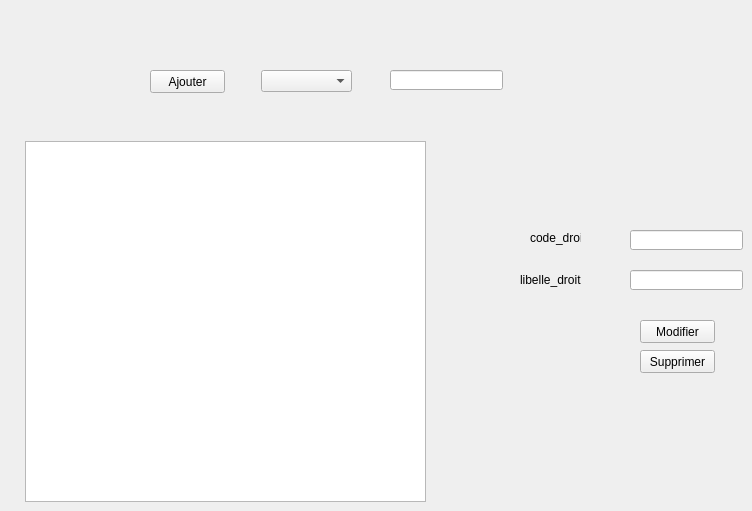
    <widget class="QWidget" name="page_9">
     <widget class="QComboBox" name="liste_droit">
      <property name="geometry">
       <rect>
        <x>261</x>
        <y>70</y>
        <width>91</width>
        <height>22</height>
       </rect>
      </property>
     </widget>
     <widget class="QLineEdit" name="codedroit_inscri">
      <property name="geometry">
       <rect>
        <x>390</x>
        <y>70</y>
        <width>113</width>
        <height>20</height>
       </rect>
      </property>
     </widget>
     <widget class="QPushButton" name="ajoute_droit">
      <property name="geometry">
       <rect>
        <x>150</x>
        <y>70</y>
        <width>75</width>
        <height>23</height>
       </rect>
      </property>
      <property name="text">
       <string>Ajouter</string>
      </property>
     </widget>
     <widget class="QTableView" name="tab_droit">
      <property name="geometry">
       <rect>
        <x>25</x>
        <y>141</y>
        <width>401</width>
        <height>361</height>
       </rect>
      </property>
     </widget>
     <widget class="QPushButton" name="supp_droit">
      <property name="geometry">
       <rect>
        <x>640</x>
        <y>350</y>
        <width>75</width>
        <height>23</height>
       </rect>
      </property>
      <property name="text">
       <string>Supprimer</string>
      </property>
     </widget>
     <widget class="QLabel" name="label_22">
      <property name="geometry">
       <rect>
        <x>530</x>
        <y>230</y>
        <width>51</width>
        <height>16</height>
       </rect>
      </property>
      <property name="text">
       <string>code_droit</string>
      </property>
     </widget>
     <widget class="QLabel" name="label_23">
      <property name="geometry">
       <rect>
        <x>520</x>
        <y>270</y>
        <width>81</width>
        <height>20</height>
       </rect>
      </property>
      <property name="text">
       <string>libelle_droit</string>
      </property>
     </widget>
     <widget class="QLineEdit" name="modif_code">
      <property name="geometry">
       <rect>
        <x>630</x>
        <y>230</y>
        <width>113</width>
        <height>20</height>
       </rect>
      </property>
     </widget>
     <widget class="QLineEdit" name="modif_lib">
      <property name="geometry">
       <rect>
        <x>630</x>
        <y>270</y>
        <width>113</width>
        <height>20</height>
       </rect>
      </property>
     </widget>
     <widget class="QPushButton" name="modifier_droit">
      <property name="geometry">
       <rect>
        <x>640</x>
        <y>320</y>
        <width>75</width>
        <height>23</height>
       </rect>
      </property>
      <property name="text">
       <string>Modifier</string>
      </property>
     </widget>
    </widget>
